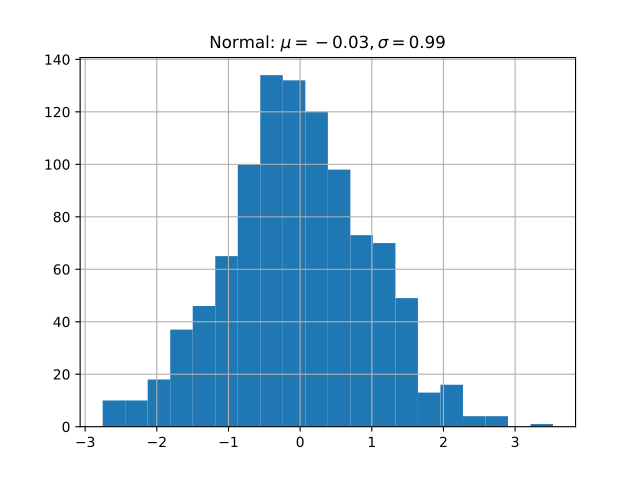

Write the Python code that produced this figure.
import matplotlib.pyplot as plt
import numpy as np

x = np.random.randn(1000)
plt.hist(x, 20)
plt.grid()
plt.title(r'Normal: $\mu=%.2f, \sigma=%.2f$'%(x.mean(), x.std()))
plt.show()
